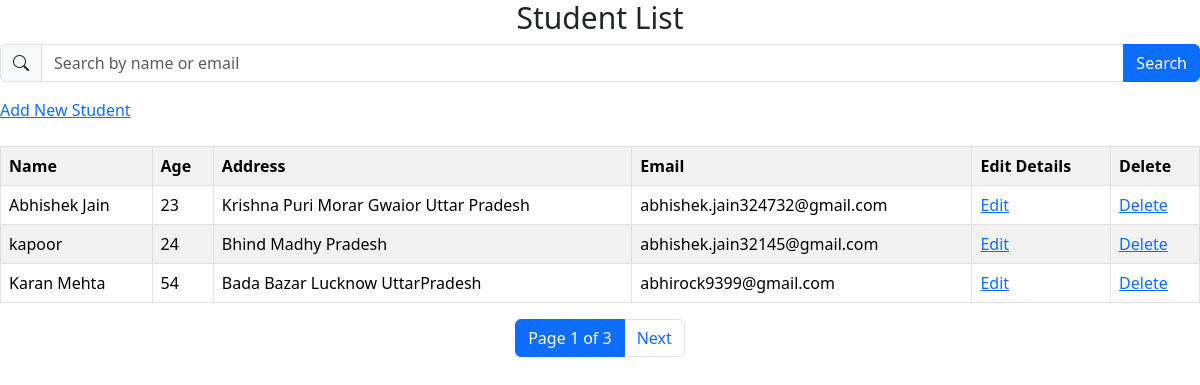
The page /students/ on the database its author committed.
### accounts/models.py (models this page shows, shortened)
class Student(models.Model):
    name = models.CharField( max_length=50, blank = False)
    address = models.TextField(max_length=900)
    email = models.EmailField(unique = True)
    age = models.IntegerField()

### accounts/views.py (the view)
# urls.py: path('students/', views.view_student, name='student_list'),
def view_student(request):
    query = request.GET.get('q')
    students = Student.objects.all().order_by('id')
    if query:
        students = students.filter(
            Q(name__icontains=query) |
            Q(email__icontains=query)
        )
    paginator = Paginator(students, 3)  # 3 students per page
    page_number = request.GET.get('page')
    students = paginator.get_page(page_number)
    return render(request, 'accounts/view_student.html', {
        'students': students,
        'query': query
    })

### accounts/templates/accounts/view_student.html (shortened to what this page needs)
<link href="https://cdn.jsdelivr.net/npm/bootstrap@5.3.2/dist/css/bootstrap.min.css" rel="stylesheet">
<link href="https://cdn.jsdelivr.net/npm/bootstrap-icons/font/bootstrap-icons.css" rel="stylesheet">
<center><h2 style = 'font-size: 30px;'>Student List</h2></center>
<form method="GET">
    <div class="input-group">
         <span class="input-group-text">
    <i class="bi bi-search"></i>
  </span>
    <input type="search"
    name="q"
    placeholder="Search by name or email"
    value="{{ request.GET.q }}"
    class = "form-control" >
    <button type="submit" class = 'btn btn-primary'>Search</button>
    </div>
</form>
<a href="{% url 'student' %}">Add New Student</a>
<table class="table table-bordered table-striped">
    <tr>
        <th>Name</th>
        <th>Age</th>
        <th>Address</th>
        <th>Email</th>
        <th>Edit Details</th>
        <th>Delete </th>
    </tr>
    {% for student in students %}
    <tr>
        <td>{{ student.name }}</td>
        <td>{{ student.age }}</td>
        <td>{{ student.address }}</td>
        <td>{{ student.email }}</td>
                <td>
    <a href="{% url 'update_student' student.id %}">Edit</a>
        </td>
    <td><a href="{% url 'delete_student' student.id %}"
   onclick="return confirm('Are you sure you want to delete this student?')">
   Delete
    </a>
    </td>
    </tr>
    {% empty %}
    <tr>
        <td colspan="4">No students found</td>
    </tr>
    {% endfor %}
</table>
<nav>
  <ul class="pagination justify-content-center">
    <li class="page-item active">
      <span class="page-link">
        Page {{ students.number }} of {{ students.paginator.num_pages }}
      </span>
    </li>
    {% if students.has_next %}
      <li class="page-item">
        <a class="page-link"
           href="?page={{ students.next_page_number }}{% if query %}&q={{ query }}{% endif %}">
          Next
        </a>
      </li>
    {% endif %}
  </ul>
</nav>

### rows shown on the page
Student: name "Abhishek Jain", age "23", address "Krishna Puri Morar Gwaior Uttar Pradesh", email "abhishek.jain324732@gmail.com"
Student: name "kapoor", age "24", address "Bhind Madhy Pradesh", email "abhishek.jain32145@gmail.com"
Student: name "Karan Mehta", age "54", address "Bada Bazar Lucknow UttarPradesh", email "abhirock9399@gmail.com"

### other values the page prints
{{ students.number }} "1"
{{ students.paginator.num_pages }} "3"
